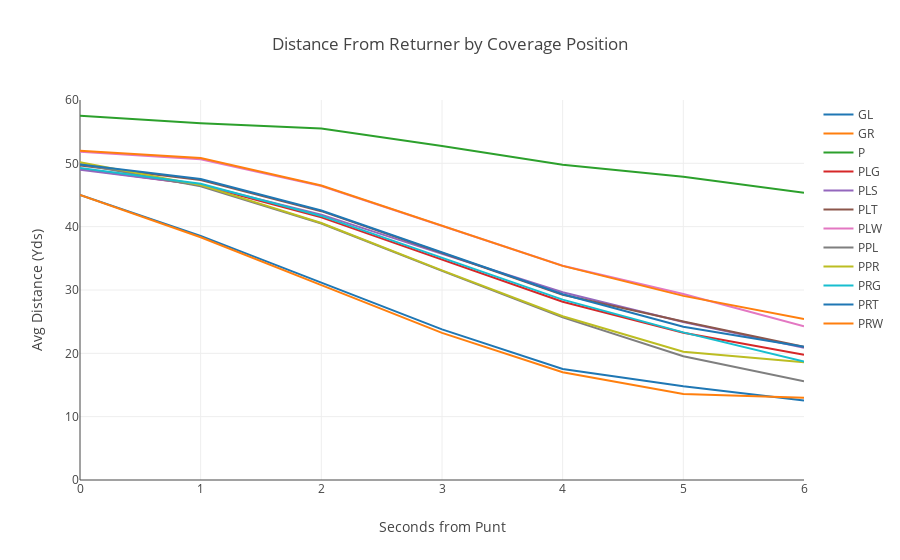

Here is the notebook cell this chart was saved with:
### Markdown cell above
#### Analyzing coverage and returner data frame

Explore:
    - How far is each coverage position from the returner during the punt?
    - When does the coverage team close the most distance?
    - Which coverage positions have the greatest impact on returns?
        - Focusing on returns vs fair catches

### Code cell
#Create a line graph to show the average distance from the returner for each coverage position at each second of the punt

by_time_pos = cov_ret_df.groupby(['time_since_punt', 'cov_Role'], as_index=False)['dis_from_ret'].mean()

trace_lst = []

for role in by_time_pos.cov_Role.unique():
    if role not in ['Go', 'PC', 'PPLi', 'PPLo']:
        trace = go.Scatter(
            x = by_time_pos.loc[by_time_pos.cov_Role == role].time_since_punt.dt.total_seconds(),
            y = by_time_pos.loc[by_time_pos.cov_Role == role].dis_from_ret,
            mode = 'lines',
            name = role
        )

        trace_lst.append(trace)

data = trace_lst

layout = dict(title = 'Distance From Returner by Coverage Position ',
              xaxis = dict(title = 'Seconds from Punt'),
              yaxis = dict(title = 'Avg Distance (Yds)', 
                           range = [0,60]),
              hovermode = 'closest')

fig = dict(data=data, layout=layout)

iplot(fig, filename='line-mode')

### Figure 1 — Plotly figure (JSON) as saved in the notebook; plotly's stock layout.template omitted (floating-point values rounded to 4 significant figures)
{"data": [{"mode": "lines", "name": "GL", "type": "scatter", "uid": "3d521190-dcaf-4483-8f0b-19fb8ad6cb02", "x": [0, 1, 2, 3, 4, 5, 6], "y": [44.99, 38.54, 31.17, 23.77, 17.52, 14.8, 12.56]}, {"mode": "lines", "name": "GR", "type": "scatter", "uid": "17e828a3-0e51-44e8-b656-cc3943e0b98b", "x": [0, 1, 2, 3, 4, 5, 6], "y": [44.99, 38.33, 30.78, 23.24, 17.01, 13.57, 12.98]}, {"mode": "lines", "name": "P", "type": "scatter", "uid": "dc5c6776-03f6-441b-9d44-22324393a60d", "x": [0, 1, 2, 3, 4, 5, 6], "y": [57.51, 56.34, 55.49, 52.75, 49.77, 47.87, 45.35]}, {"mode": "lines", "name": "PLG", "type": "scatter", "uid": "8689ae67-1f2c-4739-bf71-ef2f5c8da11e", "x": [0, 1, 2, 3, 4, 5, 6], "y": [49.15, 46.57, 41.47, 34.78, 28.16, 23.24, 19.76]}, {"mode": "lines", "name": "PLS", "type": "scatter", "uid": "45e68391-4c0c-4942-a85d-1262d9db05d8", "x": [0, 1, 2, 3, 4, 5, 6], "y": [48.97, 46.63, 41.9, 35.71, 29.65, 24.93, 20.89]}, {"mode": "lines", "name": "PLT", "type": "scatter", "uid": "e3daa614-ca38-4a58-9232-7512a7540c58", "x": [0, 1, 2, 3, 4, 5, 6], "y": [49.67, 47.37, 42.45, 35.83, 29.25, 25.02, 21.03]}, {"mode": "lines", "name": "PLW", "type": "scatter", "uid": "98f4dbe0-d24d-44b7-959d-64225afac959", "x": [0, 1, 2, 3, 4, 5, 6], "y": [51.81, 50.66, 46.41, 40.17, 33.82, 29.37, 24.28]}, {"mode": "lines", "name": "PPL", "type": "scatter", "uid": "e369e36b-5e7d-4813-a3e3-b0d6931d091c", "x": [0, 1, 2, 3, 4, 5, 6], "y": [49.91, 46.38, 40.49, 33.02, 25.68, 19.53, 15.57]}, {"mode": "lines", "name": "PPR", "type": "scatter", "uid": "014f3b6d-9f56-44a5-a4d9-b6d23caee4a6", "x": [0, 1, 2, 3, 4, 5, 6], "y": [50.19, 46.56, 40.58, 33.09, 25.86, 20.25, 18.57]}, {"mode": "lines", "name": "PRG", "type": "scatter", "uid": "151b0013-16b2-4749-bfd8-761410f237b0", "x": [0, 1, 2, 3, 4, 5, 6], "y": [49.28, 46.77, 41.7, 35.04, 28.48, 23.31, 18.71]}, {"mode": "lines", "name": "PRT", "type": "scatter", "uid": "f22d2c5d-f0be-43e3-8ac3-cf0d6996b300", "x": [0, 1, 2, 3, 4, 5, 6], "y": [49.81, 47.51, 42.54, 35.92, 29.34, 24.2, 21.04]}, {"mode": "lines", "name": "PRW", "type": "scatter", "uid": "62cf79c4-a058-4113-89a9-9f3a6d28b781", "x": [0, 1, 2, 3, 4, 5, 6], "y": [51.97, 50.84, 46.51, 40.16, 33.8, 29.07, 25.41]}], "layout": {"hovermode": "closest", "title": "Distance From Returner by Coverage Position ", "xaxis": {"title": "Seconds from Punt"}, "yaxis": {"range": [0, 60], "title": "Avg Distance (Yds)"}}}
